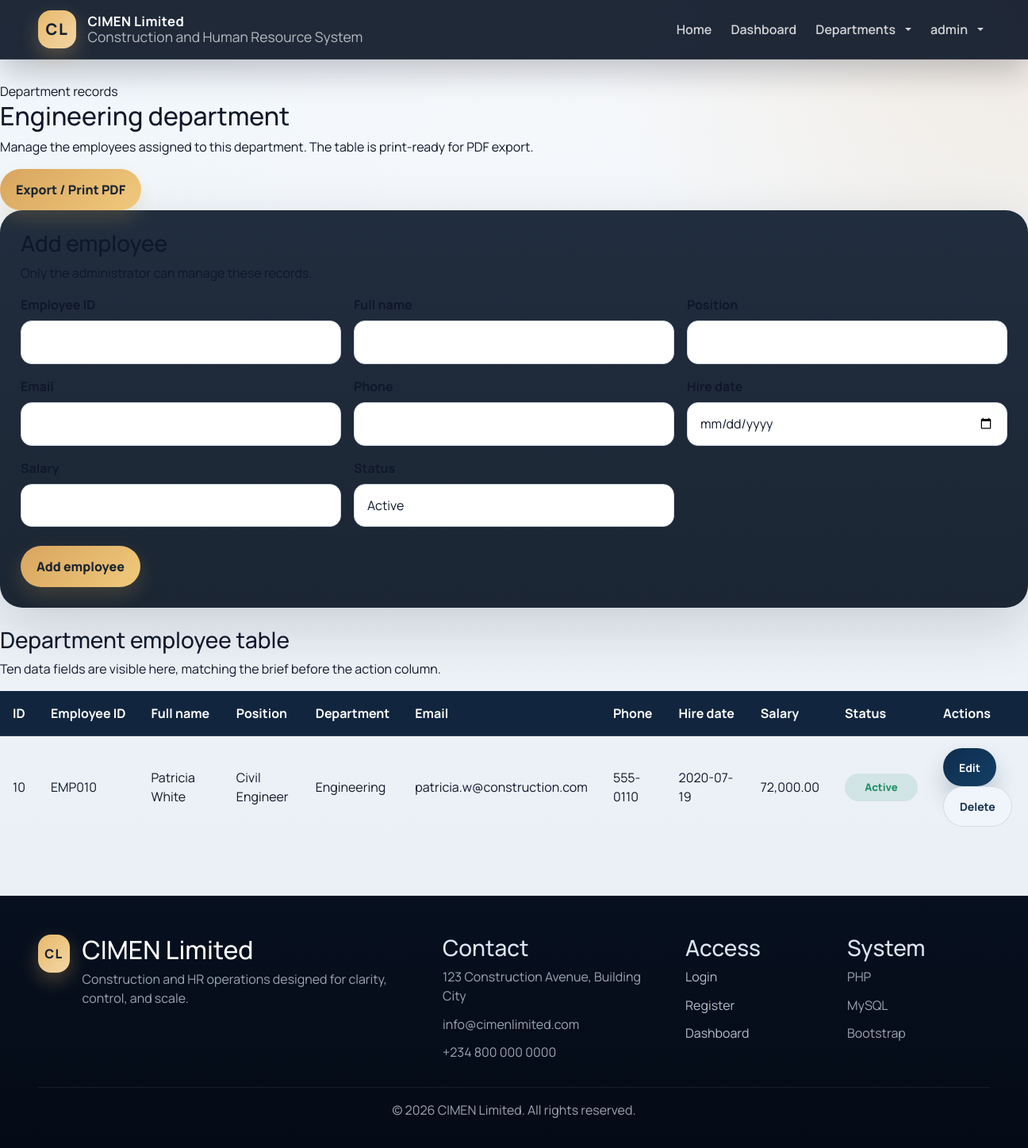
The page /department.php?dept=Engineering (signed in) on the database its author committed.
### tables this page shows
CREATE TABLE IF NOT EXISTS departments (
    id INT AUTO_INCREMENT PRIMARY KEY,
    name VARCHAR(50) NOT NULL UNIQUE
);

CREATE TABLE IF NOT EXISTS employees (
    id INT AUTO_INCREMENT PRIMARY KEY,
    employee_id VARCHAR(20) UNIQUE NOT NULL,
    full_name VARCHAR(100) NOT NULL,
    position VARCHAR(100) NOT NULL,
    department_id INT,
    email VARCHAR(100) NOT NULL,
    phone VARCHAR(20),
    hire_date DATE,
    salary DECIMAL(10,2),
    status ENUM('active', 'inactive', 'on_leave') DEFAULT 'active',
    created_at TIMESTAMP DEFAULT CURRENT_TIMESTAMP,
    FOREIGN KEY (department_id) REFERENCES departments(id)
);

### department.php (the view, shortened to what this page needs)
<?php
require_once 'config/database.php';
$departmentName = isset($_GET['dept']) ? trim($_GET['dept']) : '';
$deptStmt = $conn->prepare('SELECT id, name FROM departments WHERE name = ? LIMIT 1');
$deptStmt->bind_param('s', $departmentName);
$deptStmt->execute();
$deptResult = $deptStmt->get_result();
$selectedDepartment = $deptResult->fetch_assoc();
$departmentId = (int) $selectedDepartment['id'];
$editEmployee = null;
$employeesQuery = $conn->prepare('SELECT * FROM employees WHERE department_id = ? ORDER BY employee_id');
$employeesQuery->bind_param('i', $departmentId);
$employeesQuery->execute();
$employeesResult = $employeesQuery->get_result();
$employees = $employeesResult ? $employeesResult->fetch_all(MYSQLI_ASSOC) : [];
include 'includes/header.php';
?>
<section class="page-card animate-rise">
    <div class="page-heading">
        <div class="eyebrow">Department records</div>
        <h2><?php echo htmlspecialchars($selectedDepartment['name']); ?> department</h2>
        <p>Manage the employees assigned to this department. The table is print-ready for PDF export.</p>
    </div>
    <div class="page-actions no-print">
        <button type="button" class="btn btn-accent js-print">Export / Print PDF</button>
    </div>
    <div class="auth-card mb-4 no-print">
        <div class="card-heading">
            <h3><?php echo $editEmployee ? 'Edit employee' : 'Add employee'; ?></h3>
            <p>Only the administrator can manage these records.</p>
        </div>
        <form method="POST" action="">
            <div class="row g-3">
                <div class="col-md-4">
                    <label class="form-label">Employee ID</label>
                    <input type="text" name="employee_id" class="form-control" value="<?php echo htmlspecialchars($editEmployee['employee_id'] ?? ''); ?>" required>
                </div>
                <div class="col-md-4">
                    <label class="form-label">Full name</label>
                    <input type="text" name="full_name" class="form-control" value="<?php echo htmlspecialchars($editEmployee['full_name'] ?? ''); ?>" required>
                </div>
                <div class="col-md-4">
                    <label class="form-label">Position</label>
                    <input type="text" name="position" class="form-control" value="<?php echo htmlspecialchars($editEmployee['position'] ?? ''); ?>" required>
                </div>
                <div class="col-md-4">
                    <label class="form-label">Email</label>
                    <input type="email" name="email" class="form-control" value="<?php echo htmlspecialchars($editEmployee['email'] ?? ''); ?>" required>
                </div>
                <div class="col-md-4">
                    <label class="form-label">Phone</label>
                    <input type="text" name="phone" class="form-control" value="<?php echo htmlspecialchars($editEmployee['phone'] ?? ''); ?>">
                </div>
                <div class="col-md-4">
                    <label class="form-label">Hire date</label>
                    <input type="date" name="hire_date" class="form-control" value="<?php echo htmlspecialchars($editEmployee['hire_date'] ?? ''); ?>" required>
                </div>
                <div class="col-md-4">
                    <label class="form-label">Salary</label>
                    <input type="number" step="0.01" name="salary" class="form-control" value="<?php echo htmlspecialchars($editEmployee['salary'] ?? ''); ?>" required>
                </div>
                <div class="col-md-4">
                    <label class="form-label">Status</label>
                    <select name="status" class="form-select">
                        <option value="active" <?php echo (($editEmployee['status'] ?? '') === 'active') ? 'selected' : ''; ?>>Active</option>
                    </select>
                </div>
            </div>
            <div class="button-row mt-4">
                <button type="submit" name="<?php echo $editEmployee ? 'update_employee' : 'add_employee'; ?>" class="btn btn-accent">
                    <?php echo $editEmployee ? 'Update employee' : 'Add employee'; ?>
                </button>
            </div>
        </form>
    </div>
    <div class="table-card">
        <div class="card-heading">
            <h3>Department employee table</h3>
            <p>Ten data fields are visible here, matching the brief before the action column.</p>
        </div>
        <div class="table-wrap">
            <table>
                <thead>
                    <tr>
                        <th>ID</th>
                        <th>Employee ID</th>
                        <th>Full name</th>
                        <th>Position</th>
                        <th>Department</th>
                        <th>Email</th>
                        <th>Phone</th>
                        <th>Hire date</th>
                        <th>Salary</th>
                        <th>Status</th>
                        <th class="no-print">Actions</th>
                    </tr>
                </thead>
                <tbody>
                    <?php foreach ($employees as $employee): ?>
                        <tr>
                            <td><?php echo (int) $employee['id']; ?></td>
                            <td><?php echo htmlspecialchars($employee['employee_id']); ?></td>
                            <td><?php echo htmlspecialchars($employee['full_name']); ?></td>
                            <td><?php echo htmlspecialchars($employee['position']); ?></td>
                            <td><?php echo htmlspecialchars($selectedDepartment['name']); ?></td>
                            <td><?php echo htmlspecialchars($employee['email']); ?></td>
                            <td><?php echo htmlspecialchars($employee['phone']); ?></td>
                            <td><?php echo htmlspecialchars($employee['hire_date']); ?></td>
                            <td><?php echo number_format((float) $employee['salary'], 2); ?></td>
                            <td>
                                <span class="status-chip <?php echo $employee['status'] === 'active' ? 'status-active' : ($employee['status'] === 'inactive' ? 'status-inactive' : 'status-leave'); ?>">
                                    <?php echo htmlspecialchars(ucfirst(str_replace('_', ' ', $employee['status']))); ?>
                                </span>
                            </td>
                            <td class="no-print">
                                <div class="action-row">
                                    <a href="?dept=<?php echo urlencode($departmentName); ?>&action=edit&id=<?php echo (int) $employee['id']; ?>" class="btn btn-outline-light btn-sm">Edit</a>
                                    <a href="?dept=<?php echo urlencode($departmentName); ?>&delete=<?php echo (int) $employee['id']; ?>" class="btn btn-outline-secondary btn-sm" data-confirm="Delete this employee?">Delete</a>
                                </div>
                            </td>
                        </tr>
                    <?php endforeach; ?>
                </tbody>
            </table>
        </div>
    </div>
</section>
<?php include 'includes/footer.php'; ?>

### css/style.css (style rules this page uses)
:root { --page-bg: #0b1220; --page-surface: rgba(10, 16, 30, 0.68); --card-bg: rgba(255, 255, 255, 0.92); --card-border: rgba(148, 163, 184, 0.18); --ink: #0f172a; --muted: #64748b; --primary: #0f2d4d; --primary-2: #133f66; --accent: #d8a55f; --accent-2: #d6f0ff; --success: #1f8f67; --danger: #c2414f; --soft: #eef4fb; --shadow: 0 24px 70px rgba(15, 23, 42, 0.16); --radius-xl: 28px; --radius-lg: 22px; --radius-md: 16px; --radius-sm: 12px; }
* { box-sizing: border-box; }
html { scroll-behavior: smooth; }
body { margin: 0; font-family: 'Manrope', 'Segoe UI', sans-serif; color: var(--ink); background: radial-gradient(circle at top left, rgba(214, 240, 255, 0.18), transparent 30%), radial-gradient(circle at top right, rgba(216, 165, 95, 0.16), transparent 28%), linear-gradient(180deg, #f7f9fc 0%, #edf2f7 56%, #e8eef5 100%); min-height: 100vh; }
body::before { content: ""; position: fixed; inset: 0; pointer-events: none; background-image: linear-gradient(rgba(15, 23, 42, 0.02) 1px, transparent 1px), linear-gradient(90deg, rgba(15, 23, 42, 0.02) 1px, transparent 1px); background-size: 60px 60px; mask-image: linear-gradient(180deg, rgba(0, 0, 0, 0.08), transparent 85%); opacity: 0.5; }
a { color: inherit; }
.auth-card { padding: clamp(1.3rem, 2vw, 2rem); border: 1px solid var(--line); background: linear-gradient(180deg, rgba(24, 37, 54, 0.96) 0%, rgba(18, 29, 43, 0.96) 100%); box-shadow: var(--shadow); border-radius: var(--radius-xl); }
.btn-accent, .btn.btn-accent { background: linear-gradient(135deg, var(--accent), #f0c97c); color: #1a2430; border: none; font-weight: 800; box-shadow: 0 10px 24px rgba(215, 168, 75, 0.2); }
.form-control, .form-select, .auth-panel input, .auth-panel textarea, .auth-panel select, .login-panel input, .login-panel textarea, .login-panel select, .register-panel input, .register-panel textarea, .register-panel select, .container input, .container textarea, .container select, .section-card input, .section-card textarea, .section-card select { width: 100%; border-radius: 14px; border: 1px solid #cfd8e3; background: #fff; padding: 0.9rem 1rem; color: var(--ink); transition: border-color 0.2s ease, box-shadow 0.2s ease, transform 0.2s ease; }
label, .form-label { display: inline-block; margin-bottom: 0.5rem; font-weight: 700; color: var(--ink); }
.btn, button.btn, input[type="submit"], input[type="button"] { border-radius: 999px; font-weight: 700; padding: 0.85rem 1.25rem; transition: transform 0.2s ease, box-shadow 0.2s ease, background-color 0.2s ease; }
.btn-primary, .btn, .btn-success { background: linear-gradient(135deg, var(--primary) 0%, var(--primary-2) 100%); border: 0; color: #fff; box-shadow: 0 16px 28px rgba(15, 45, 77, 0.22); }
.btn-secondary, .btn-outline-secondary { background: #eff5fb; color: var(--primary); border: 1px solid rgba(15, 45, 77, 0.12); box-shadow: none; }
table, .table { width: 100%; border-collapse: collapse; margin-bottom: 0; }
table thead th, .table thead th { background: #12253e; color: #fff; font-weight: 700; border: 0; padding: 1rem; white-space: nowrap; }
table tbody td, .table tbody td { padding: 0.95rem 1rem; border-top: 1px solid rgba(148, 163, 184, 0.18); vertical-align: middle; }
.status-chip { display: inline-flex; align-items: center; justify-content: center; min-width: 92px; padding: 0.45rem 0.8rem; border-radius: 999px; font-size: 0.82rem; font-weight: 800; }
.status-active { background: rgba(31, 143, 103, 0.12); color: var(--success); }
.animate-rise { animation: riseIn 0.65s ease both; }

### rows shown on the page
departments: name "Engineering"
employees: id "10", employee "EMP010", full_name "Patricia White", position "Civil Engineer", department.name "Engineering", email "patricia.w@construction.com", phone "555-0110", hire_date "2020-07-19", salary "72,000.00", status "Active"

### other values the page prints
$_SESSION['username'] "admin"
